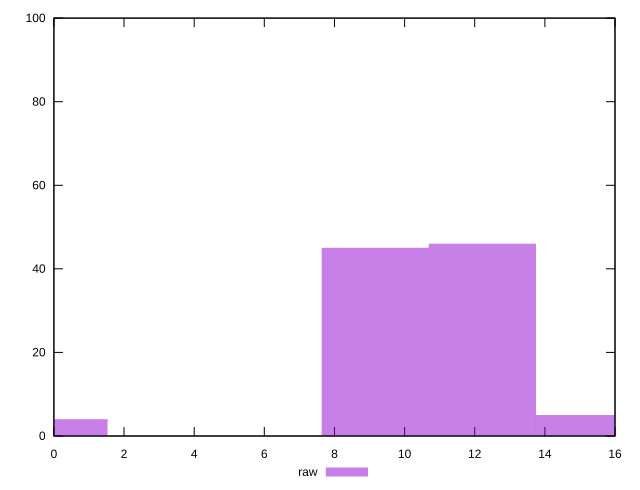

Generate this figure with gnuplot:
reset

$raw <<EOF
12.218452241096447 46
15.273065301370558 5
9.163839180822336 45
0 4
EOF

set key outside below
set boxwidth 3.0546130602741117
set xrange [0:16]
set yrange [0:100]
set style fill transparent solid 0.5 noborder
set terminal svg size 640, 490 enhanced background rgb 'white'
set output "report_00007_2020-12-11T15:55:29.892Z/render-blocking-resources/samples/pages+cached+noexternal+nojs/raw/histogram.svg"

plot $raw title "raw" with boxes

reset
